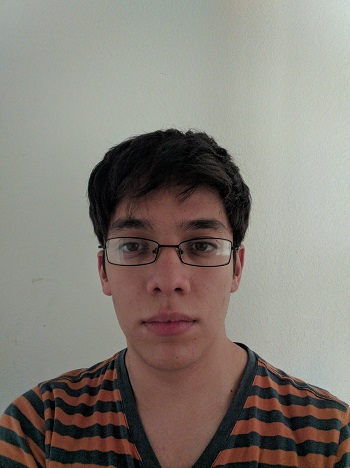
#> input picture warpingPic.jpg, 350 x 468 px
$ python machineLearning.py   (older library calls are emulated)
#> lines starting #> are read from the running program, lines starting #| are printed output that depends on the picture
#> further down, test is the input picture: shape (468, 350, 3); mean R, G, B 132.6, 126.2, 118.9
from PIL import Image
from matplotlib.pyplot import *
from numpy import *

from featureSetsQuiz import colorHistogram
from readLoad import load_mnist
from sklearn.cluster import KMeans
from sklearn import svm
import time

def colorClustering(im, clusters, n):
#> called with clusters = 5, n = 10
    image_array = np.reshape(im, (len(im) * len(im[0]), len(im[0][0])))  # convert to 2-d matrix to handle easier
    image_array = array(image_array, 'float64')

    kmean = KMeans(n_clusters=clusters, n_init=n).fit(image_array)
    labels = kmean.predict(image_array)
    clusters = kmean.cluster_centers_
#> clusters = [[181.6, 186.2, 177.2], [21.87, 21.75, 21.96], [127.9, 89.68, 79.89], [153.4, 157.2, 149.2], [93.81, 57.46, 49.49]]

    image = np.zeros(im.shape)
    z = 0
    for i in range(len(im)):
        for j in range(len(im[0])):
            image[i][j] = clusters[labels[z]]
            z += 1
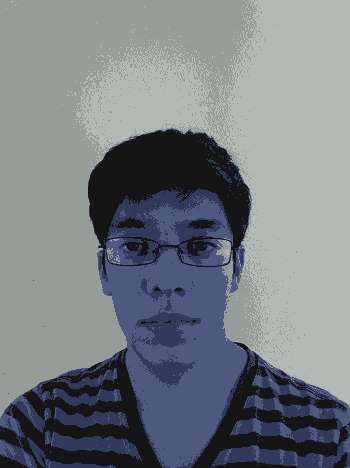
#> image: shape (468, 350, 3) float64; mean of channels 0, 1, 2 132.6, 126.2, 118.9; drawn as B, G, R
#> after the loop, z = 163800

    image = array(image, 'uint8')
    return image

# [272 lines left out: functions intensityClustering, unpickle, colorHistogramClustering, gradientHistogram, rgb2gray, gradientHistogramClustering and 1 more, not called in this run]

#***************************************TESTING AREA**************************************

test = array(Image.open("warpingPic.jpg"))
figure('K-means 5-color clustering')
imshow(colorClustering(test, 5, 10))
show()
# predictedLabels = intensityClustering(20, 10, 'accuracy')
# colorHistogramClustering(10, 10, 'predict')
# gradientHistogramClustering(20, 10, 'predict')
# SVM(1, 1000, .1) #first param 0 for MNIST, 1 for CIFAR-10

$ run again, with Sara.jpg copied over warpingPic.jpg
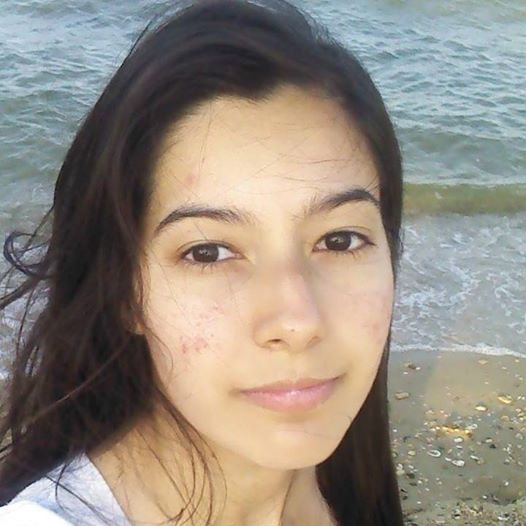
#> input picture Sara.jpg, 526 x 526 px
#> test is the input picture: shape (526, 526, 3); mean R, G, B 147.3, 138.7, 127.9
#> clusters = [[159.8, 177.6, 185.4], [55.24, 48.36, 48.48], [204.8, 172.4, 138.7], [133.9, 131.4, 119.3], [234.9, 207.5, 181.1]]
#> after the loop in colorClustering, `for i in range(len(im)):`:
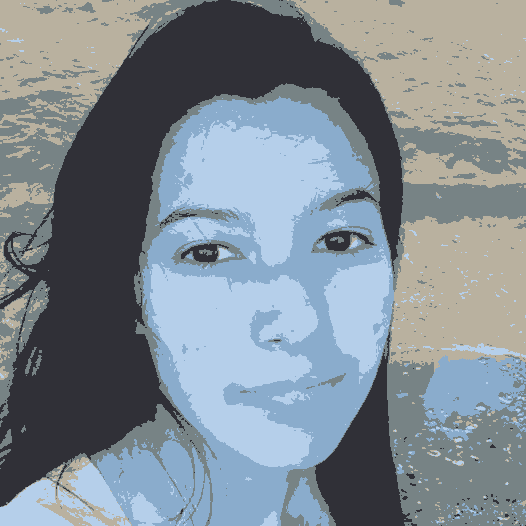
#> image: shape (526, 526, 3) float64; mean of channels 0, 1, 2 147.3, 138.6, 127.9; drawn as B, G, R
#> after the loop in colorClustering, `for i in range(len(im)):`: z = 276676
